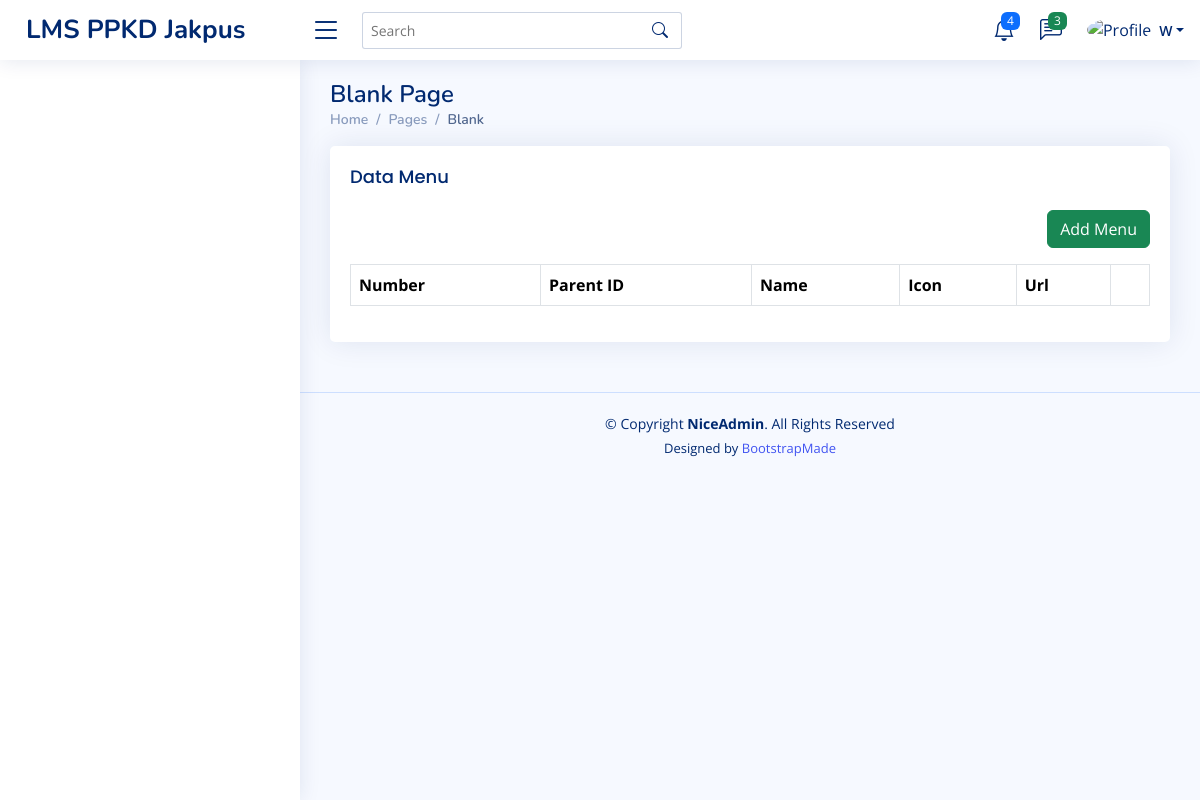
Before: /home.php?page=mnu/menu (signed in) with the older database file.
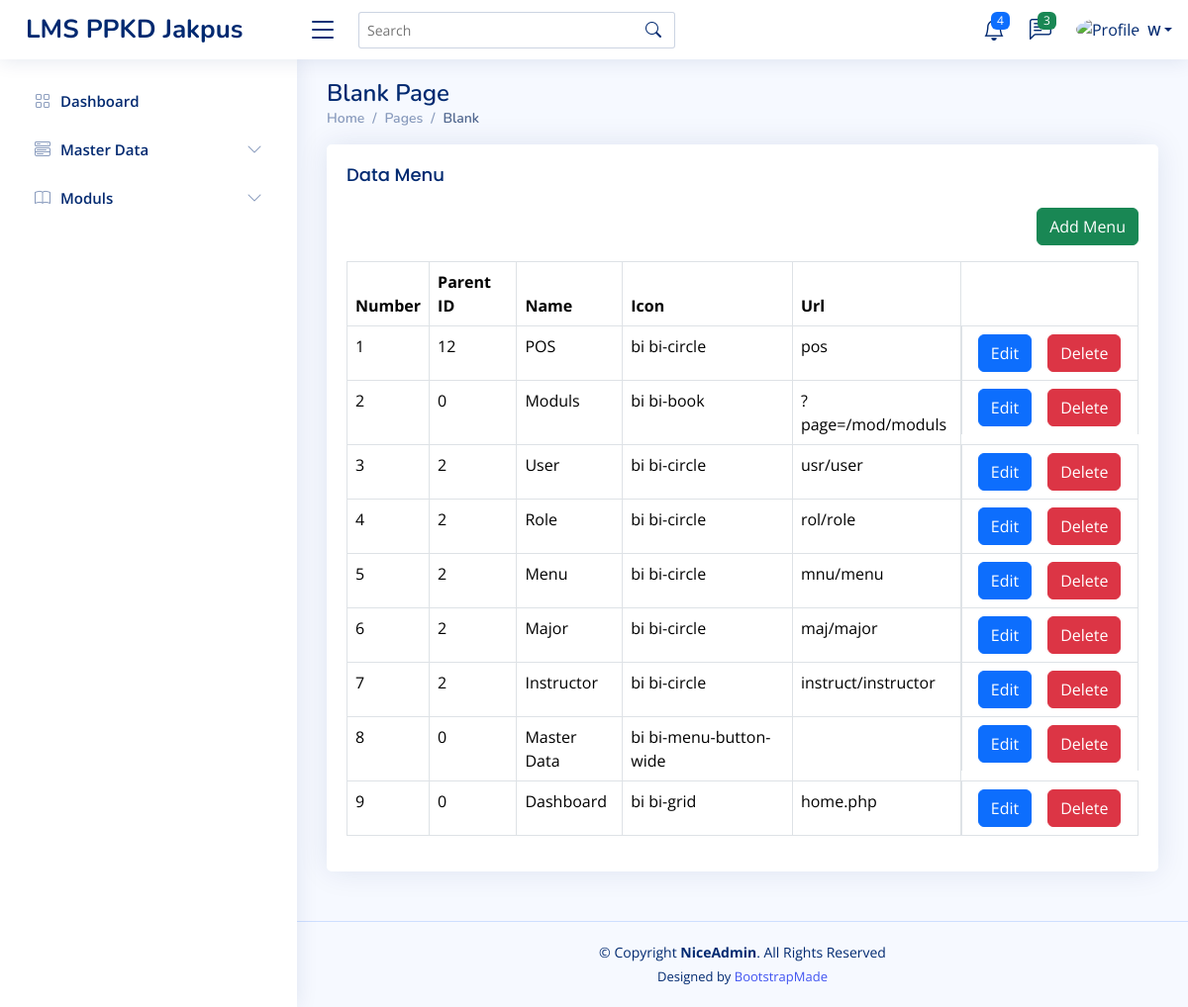
After: the same page with the newer database file.
### tables this page shows
CREATE TABLE `menus` (
  `menu_id` int(11) NOT NULL,
  `parent_id` int(11) DEFAULT NULL,
  `menu_name` varchar(50) NOT NULL,
  `menu_icon` varchar(50) NOT NULL,
  `menu_url` varchar(100) DEFAULT NULL,
  `menu_order` int(5) DEFAULT NULL,
  `created_at` timestamp NOT NULL DEFAULT current_timestamp(),
  `updated_at` timestamp NULL DEFAULT NULL ON UPDATE current_timestamp()
);

### content/mnu/menu.php (the view)
<?php
$query = mysqli_query($config, "SELECT * FROM menus ORDER BY menu_id DESC");
$row = mysqli_fetch_all($query, MYSQLI_ASSOC);
?>
<div class="row">
    <div class="col-12">
        <div class="card">
            <div class="card-body ">
                <h5 class="card-title">Data Menu</h5>
                <div class="mb-3" align="right">
                    <a href="?page=/mnu/add_menu&new_menu" class="btn btn-success">Add Menu</a>
                </div>
                <div class="table-responsive">
                    <table class="table table-bordered">
                        <thead class="">
                            <tr>
                                <th>Number</th>
                                <th>Parent ID</th>
                                <th>Name</th>
                                <th>Icon</th>
                                <th>Url</th>
                                <th></th>
                            </tr>
                        </thead>
                        <tbody>
                            <?php foreach ($row as $key => $role) : ?>
                                <tr>
                                    <td><?= $key += 1 ?></td>
                                    <td><?= $role['parent_id'] ?></td>
                                    <td><?= $role['menu_name'] ?></td>
                                    <td><?= $role['menu_icon'] ?></td>
                                    <td><?= $role['menu_url'] ?></td>
                                    <td class="d-flex justify-content-center">
                                        <a href="?page=/mnu/add_menu&edit=<?= $role['menu_id'] ?>"
                                            class="btn btn-primary me-2 ms-2">Edit</a>
                                        <a onclick="return confirm('Are you Sure Want to Delete This Data??')"
                                            href="?page=/mnu/add_menu&delete=<?= $role['menu_id'] ?>"
                                            class="btn btn-danger me-2 ms-2">Delete</a>
                                    </td>
                                </tr>
                            <?php endforeach ?>
                        </tbody>
                    </table>
                </div>
            </div>
        </div>
    </div>
</div>

### home.php (shortened to what this page needs)
<?php
include("config/connection.php");
?>
<!DOCTYPE html>
<html lang="en">
<head>
    <link href="assets/vendor/bootstrap/css/bootstrap.min.css" rel="stylesheet">
    <link href="assets/vendor/bootstrap-icons/bootstrap-icons.css" rel="stylesheet">
    <link href="assets/vendor/boxicons/css/boxicons.min.css" rel="stylesheet">
    <link href="assets/vendor/quill/quill.snow.css" rel="stylesheet">
    <link href="assets/vendor/quill/quill.bubble.css" rel="stylesheet">
    <link href="assets/vendor/remixicon/remixicon.css" rel="stylesheet">
    <link href="assets/vendor/simple-datatables/style.css" rel="stylesheet">
    <link href="assets/css/style.css" rel="stylesheet">
</head>
<body>
    <?php include "inc/header.php"; ?>
    <?php include "inc/sidebar.php"; ?>
    <main id="main" class="main">
        <div class="pagetitle">
            <h1>Blank Page</h1>
            <nav>
                <ol class="breadcrumb">
                    <li class="breadcrumb-item"><a href="index.html">Home</a></li>
                    <li class="breadcrumb-item">Pages</li>
                    <li class="breadcrumb-item active">Blank</li>
                </ol>
            </nav>
        </div>
        <section class="section">
            <?php
            if (isset($_GET['page'])) {
                if (file_exists("content/" . $_GET['page'] . ".php")) {
                    include "content/" . $_GET['page'] . ".php";
                } else {
                    include "content/404.php";
                }
            } else {
                include "content/dashboard.php";
            }
            ?>
        </section>
    </main>
    <footer id="footer" class="footer">
        <div class="copyright">
            &copy; Copyright <strong><span>NiceAdmin</span></strong>. All Rights Reserved
        </div>
        <div class="credits">
            Designed by <a href="https://bootstrapmade.com/">BootstrapMade</a>
        </div>
    </footer>
</body>
</html>

### inc/header.php (shortened to what this page needs)
<?php
$name = isset($_SESSION['USER_NAME']) ? $_SESSION['USER_NAME'] : '';
?>
<header id="header" class="header fixed-top d-flex align-items-center">
    <div class="d-flex align-items-center justify-content-between">
        <a href="index.html" class="logo d-flex align-items-center">
            <span class="d-none d-lg-block">LMS PPKD Jakpus</span>
        </a>
        <i class="bi bi-list toggle-sidebar-btn"></i>
    </div>
    <div class="search-bar">
        <form class="search-form d-flex align-items-center" method="POST" action="#">
            <input type="text" name="query" placeholder="Search" title="Enter search keyword">
            <button type="submit" title="Search"><i class="bi bi-search"></i></button>
        </form>
    </div>
    <nav class="header-nav ms-auto">
        <ul class="d-flex align-items-center">
            <li class="nav-item dropdown">
                <a class="nav-link nav-icon" href="#" data-bs-toggle="dropdown">
                    <i class="bi bi-bell"></i>
                    <span class="badge bg-primary badge-number">4</span>
                </a>
            </li>
            <li class="nav-item dropdown">
                <a class="nav-link nav-icon" href="#" data-bs-toggle="dropdown">
                    <i class="bi bi-chat-left-text"></i>
                    <span class="badge bg-success badge-number">3</span>
                </a>
            </li>
            <li class="nav-item dropdown pe-3">
                <a class="nav-link nav-profile d-flex align-items-center pe-0" href="#" data-bs-toggle="dropdown">
                    <img src="assets/img/profile-img.jpg" alt="Profile" class="rounded-circle">
                    <span class="d-none d-md-block dropdown-toggle ps-2"><?= $name ?></span>
                </a>
            </li>
        </ul>
    </nav>
</header>

### inc/sidebar.php (shortened to what this page needs)
<?php
$_id = isset($_SESSION['ID_USER']) ? $_SESSION['ID_USER'] : '';
$queryMainMenu = mysqli_query($config, "SELECT DISTINCT menus.* FROM menus
                                                                JOIN menu_roles ON menus.menu_id = menu_roles.id_menu
                                                                JOIN user_roles ON user_roles.id_role = menu_roles.id_role
                                                                WHERE user_roles.id_user = '$_id'
                                                                AND (parent_id=0 OR parent_id='')
                                                                ORDER BY menu_order ASC");
$rowMainMenu = mysqli_fetch_all($queryMainMenu, MYSQLI_ASSOC);
?>
<aside id="sidebar" class="sidebar">
    <ul class="sidebar-nav" id="sidebar-nav">
        <?php foreach ($rowMainMenu as $mainMenu): ?>
            <?php
            $idMenu = $mainMenu['menu_id'];
            $querySubMenu = mysqli_query($config, "SELECT DISTINCT menus.* FROM menus
                                                                            JOIN menu_roles ON menus.menu_id = menu_roles.id_menu
                                                                            JOIN user_roles ON user_roles.id_role = menu_roles.id_role
                                                                            WHERE user_roles.id_user = '$_id'
                                                                            AND (parent_id='$idMenu')
                                                                            ORDER BY menu_order ASC");
            ?>
            <?php if (mysqli_num_rows($querySubMenu) > 0): ?>
                <li class="nav-item">
                    <a class="nav-link collapsed" data-bs-target="#menu-<?= $mainMenu['menu_id'] ?>" data-bs-toggle="collapse"
                        href="#">
                        <i class="<?= $mainMenu['menu_icon'] ?>"></i><span><?= $mainMenu['menu_name'] ?></span><i
                            class="bi bi-chevron-down ms-auto"></i>
                    </a>
                </li>
            <?php elseif (!empty($mainMenu['menu_url'])): ?>
                <li class="nav-item">
                    <a class="nav-link collapsed" href="<?= $mainMenu['menu_url'] ?>">
                        <i class="<?= $mainMenu['menu_icon'] ?>"></i>
                        <span><?= $mainMenu['menu_name'] ?></span>
                    </a>
                </li>
            <?php endif ?>
        <?php endforeach ?>
    </ul>
</aside>

### assets/css/style.css (style rules this page uses)
:root { scroll-behavior: smooth; }
body { font-family: "Open Sans", sans-serif; background: #f6f9ff; color: #444444; }
a { color: #4154f1; text-decoration: none; }
h1, h2, h3, h4, h5, h6 { font-family: "Nunito", sans-serif; }
#main { margin-top: 60px; padding: 20px 30px; transition: all 0.3s; }
.pagetitle { margin-bottom: 10px; }
.pagetitle h1 { font-size: 24px; margin-bottom: 0; font-weight: 600; color: #012970; }
.card { margin-bottom: 30px; border: none; border-radius: 5px; box-shadow: 0px 0 30px rgba(1, 41, 112, 0.1); }
.card-title { padding: 20px 0 15px 0; font-size: 18px; font-weight: 500; color: #012970; font-family: "Poppins", sans-serif; }
.card-body { padding: 0 20px 20px 20px; }
.breadcrumb { font-size: 14px; font-family: "Nunito", sans-serif; color: #899bbd; font-weight: 600; }
.breadcrumb a { color: #899bbd; transition: 0.3s; }
.breadcrumb .breadcrumb-item::before { color: #899bbd; }
.breadcrumb .active { color: #51678f; font-weight: 600; }
.logo { line-height: 1; }
@media (min-width: 1200px) { .logo { width: 280px; } }
.logo span { font-size: 26px; font-weight: 700; color: #012970; font-family: "Nunito", sans-serif; }
.header { transition: all 0.5s; z-index: 997; height: 60px; box-shadow: 0px 2px 20px rgba(1, 41, 112, 0.1); background-color: #fff; padding-left: 20px; }
.header .toggle-sidebar-btn { font-size: 32px; padding-left: 10px; cursor: pointer; color: #012970; }
.header .search-bar { min-width: 360px; padding: 0 20px; }
.header .search-form { width: 100%; }
.header .search-form input { border: 0; font-size: 14px; color: #012970; border: 1px solid rgba(1, 41, 112, 0.2); padding: 7px 38px 7px 8px; border-radius: 3px; transition: 0.3s; width: 100%; }
.header .search-form button { border: 0; padding: 0; margin-left: -30px; background: none; }
.header .search-form button i { color: #012970; }
.header-nav ul { list-style: none; }
.header-nav>ul { margin: 0; padding: 0; }
.header-nav .nav-icon { font-size: 22px; color: #012970; margin-right: 25px; position: relative; }
.header-nav .nav-profile { color: #012970; }
.header-nav .nav-profile img { max-height: 36px; }
.header-nav .nav-profile span { font-size: 14px; font-weight: 600; }
.header-nav .badge-number { position: absolute; inset: -2px -5px auto auto; font-weight: normal; font-size: 12px; padding: 3px 6px; }
.sidebar { position: fixed; top: 60px; left: 0; bottom: 0; width: 300px; z-index: 996; transition: all 0.3s; padding: 20px; overflow-y: auto; scrollbar-width: thin; scrollbar-color: #aab7cf transparent; box-shadow: 0px 0px 20px rgba(1, 41, 112, 0.1); background-color: #fff; }
@media (min-width: 1200px) { #main, #footer { margin-left: 300px; } }
.sidebar-nav { padding: 0; margin: 0; list-style: none; }
.sidebar-nav li { padding: 0; margin: 0; list-style: none; }
.sidebar-nav .nav-item { margin-bottom: 5px; }
.sidebar-nav .nav-link { display: flex; align-items: center; font-size: 15px; font-weight: 600; color: #4154f1; transition: 0.3; background: #f6f9ff; padding: 10px 15px; border-radius: 4px; }
.sidebar-nav .nav-link i { font-size: 16px; margin-right: 10px; color: #4154f1; }
.sidebar-nav .nav-link.collapsed { color: #012970; background: #fff; }
.sidebar-nav .nav-link.collapsed i { color: #899bbd; }
.sidebar-nav .nav-link .bi-chevron-down { margin-right: 0; transition: transform 0.2s ease-in-out; }
.footer { padding: 20px 0; font-size: 14px; transition: all 0.3s; border-top: 1px solid #cddfff; }
.footer .copyright { text-align: center; color: #012970; }
.footer .credits { padding-top: 5px; text-align: center; font-size: 13px; color: #012970; }

Changed rows visible on the page:
added menus: menu_name "Dashboard", key "9", parent "0", menu_icon "bi bi-grid", menu_url "home.php"
added menus: menu_name "Master Data", key "8", parent "0", menu_icon "bi bi-menu-button-wide"
added menus: menu_name "Moduls", key "2", parent "0", menu_icon "bi bi-book", menu_url "?page=/mod/moduls"
added menus: key "1", parent "12", menu_name "POS", menu_icon "bi bi-circle", menu_url "pos", shown under "Data Menu"
added menus: key "3", parent "2", menu_name "User", menu_icon "bi bi-circle", menu_url "usr/user", shown under "Data Menu"
added menus: key "4", parent "2", menu_name "Role", menu_icon "bi bi-circle", menu_url "rol/role", shown under "Data Menu"
added menus: key "5", parent "2", menu_name "Menu", menu_icon "bi bi-circle", menu_url "mnu/menu", shown under "Data Menu"
added menus: key "6", parent "2", menu_name "Major", menu_icon "bi bi-circle", menu_url "maj/major", shown under "Data Menu"
added menus: key "7", parent "2", menu_name "Instructor", menu_icon "bi bi-circle", menu_url "instruct/instructor", shown under "Data Menu"
